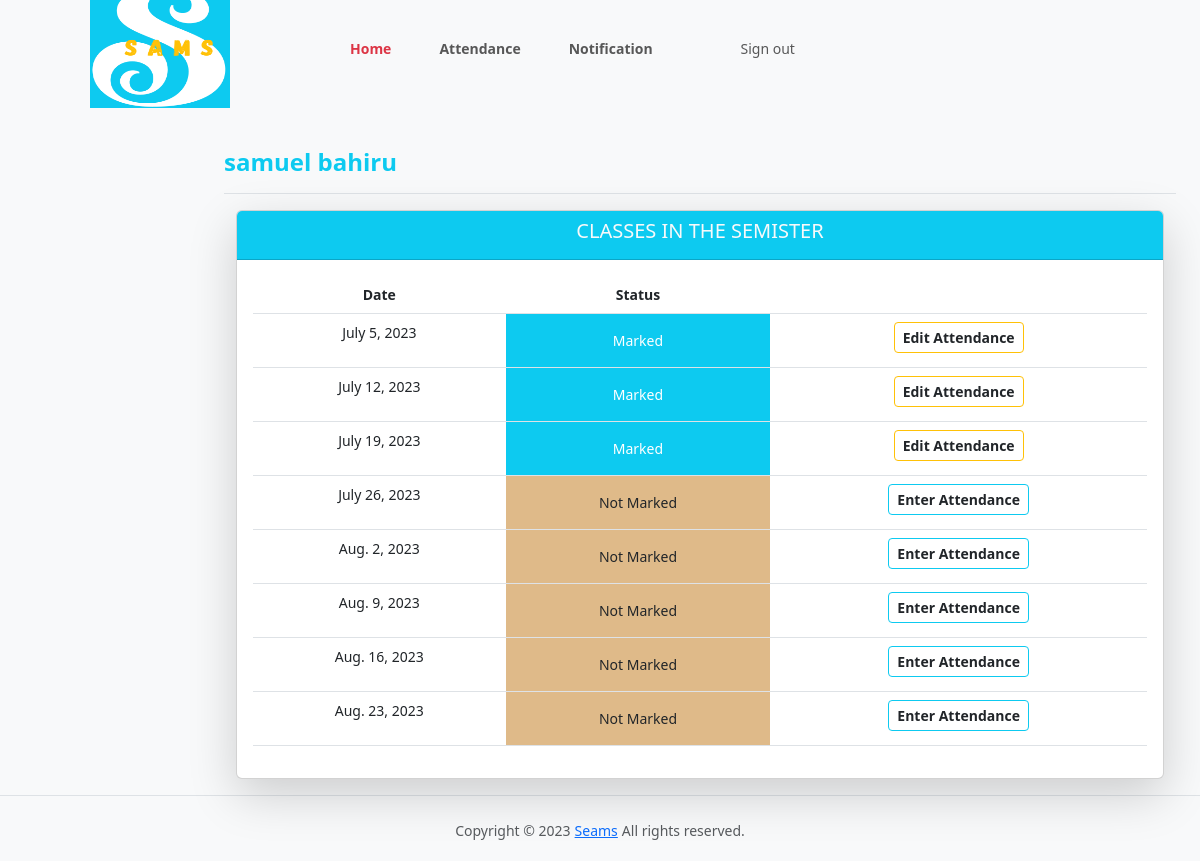
/teacher/1/ClassDates/ (signed in), run on the app's committed database.
### samsApp/models.py (models this page shows, shortened)
class User(AbstractBaseUser, PermissionsMixin):
    email = models.EmailField(unique=True)
    first_name = models.CharField(max_length=30)
    last_name = models.CharField(max_length=30)
    is_active = models.BooleanField(default=True)
    is_teacher = models.BooleanField(default=False)
    is_student = models.BooleanField(default=False)
    is_admin = models.BooleanField(default=False)
    approved = models.BooleanField(_('Approved'), default = False)
    is_staff = models.BooleanField(default=False)
    is_superuser = models.BooleanField(default=False)
    objects = UserManager()
    USERNAME_FIELD = 'email'
    REQUIRED_FIELDS = ['first_name', 'last_name']

class AttendanceClass(models.Model):
    assign = models.ForeignKey(Assign, on_delete=models.CASCADE)
    date = models.DateField()
    status = models.IntegerField(default=0)
    class Meta:
        verbose_name = 'Attendance'
        verbose_name_plural = 'Attendance'

### samsApp/views.py (the view)
# urls.py: path('teacher/<int:assign_id>/ClassDates/', views.t_class_date, name='t_class_date_url'),
@login_required()
def t_class_date(request, assign_id):
    now = timezone.now()
    ass = get_object_or_404(Assign, id=assign_id)
    att_list = ass.attendanceclass_set.order_by('date')
    return render(request, 'teacher_class_date.html', {'att_list': att_list})

### samsApp/templates/teacher_class_date.html (shortened to what this page needs)
{% load static %}
{% load avatar_tags %}
{% include "header.html" %}
{% include "teacher_header.html" %}
<div class="container-fluid">
  <div class="row py-3">
    <div class="col d-flex justify-content-end">
    </div>
  <main class="col-md-9 ms-sm-auto col-lg-10 px-md-4">
    <div class=" align-items-center pt-3 pb-2 mb-3 border-bottom">
      <h1 class="h4 fw-bold text-info">{{ request.user.first_name }} {{ request.user.last_name }}</h1>
    </div>
    <div class="container-fluid">
      <div class="row g-5">
          <div class="col-12">
            <div class="card shadow-lg text-center">
              <div class="card-header bg-info">
                <h3 class="h5 text-light text-uppercase">Classes in the Semister</h3>
              </div>
                <div class="card-body">
                  <div class="table-responsive">
                    <table class="table table-hover">
                      <thead>
                        <tr>
                            <th>Date</th>
                            <th>Status</th>
                            <th></th>
                        </tr>
                      </thead>
                      <tbody>
                        {% for a in att_list %}
                        <tr>
                            <td>{{ a.date }}</td>
                            {% if a.status == 0 %}
                                <td class="p-3 mb-2 text-dark" style="background-color: rgb(223, 186, 137);">Not Marked</td>
                                <td>
                                    <a class="btn btn-sm btn-outline-info text-dark fw-bold" href="{% url 't_attendance_url' a.id %}" role="button">Enter Attendance</a>
                                </td>
                            {% elif a.status == 1 %}
                                <td class="p-3 mb-2 bg-info text-white">Marked</td>
                                <td><a class="btn btn-sm btn-outline-warning text-dark fw-bold" href="{% url 'edit_att_url' a.id %}" role="button">Edit Attendance</a> </td>
                            {% else %}
                                <td class="p-3 mb-2 bg-warning text-white">Cancelled</td>
                                <td><a class="btn btn-sm btn-outline-info text-dark fw-bold" href="{% url 't_attendance_url' a.id %}" role="button">Enter Attendance</a></td>
                            {% endif %}
                        </tr>
                        {% empty %}
                                <p>student has no courses</p>
                        {% endfor %}
                      </tbody>
                    </table>
                  </div>
                </div>
            </div>
          </div>
      </div>
    </div>
    </main>
</div>
</div>
{% include "footer.html" %}

### samsApp/static/styles.css (style rules this page uses)
body { font-size: .875rem; }

### data on the page
User: user.first_name "samuel", user.last_name "bahiru"
AttendanceClass: date "July 5, 2023", status "Marked"
AttendanceClass: date "July 12, 2023", status "Marked"
AttendanceClass: date "July 19, 2023", status "Marked"
AttendanceClass: date "July 26, 2023", status "Not Marked"
AttendanceClass: date "Aug. 2, 2023", status "Not Marked"
AttendanceClass: date "Aug. 9, 2023", status "Not Marked"
AttendanceClass: date "Aug. 16, 2023", status "Not Marked"
AttendanceClass: date "Aug. 23, 2023", status "Not Marked"
